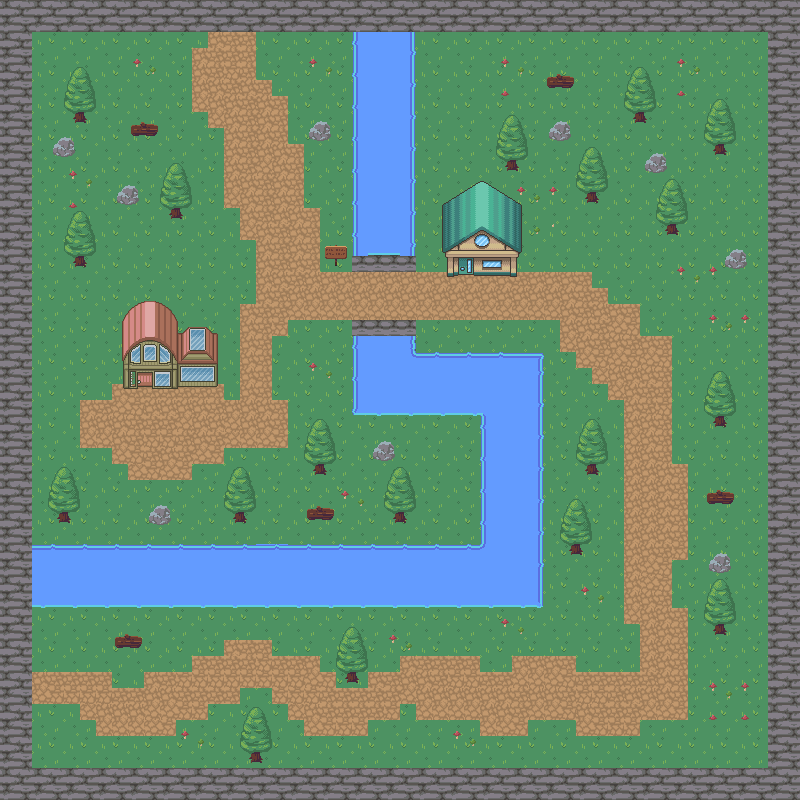

A level layout from a 2D game, rendered from its tile map. Below: a short description, then the map file with tile-grid data replaced by summaries:
An orthogonal 50x50 tile map with 16x16 px tiles, 6 tile layers (background, walls, water, decoration, ...), 2 tilesets and 32 objects (26x collision, player, enter_house, enter_house_exit, enter_house_2, ...).

<map version="1.5" tiledversion="1.6.0" orientation="orthogonal" renderorder="right-down" width="50" height="50" tilewidth="16" tileheight="16" infinite="0" nextlayerid="8" nextobjectid="44">
 <tileset firstgid="1" source="nature.tsx" />
 <tileset firstgid="721" source="house.tsx" />
 <layer id="1" name="background" width="50" height="50">
  <data>[2500 cells, 2500 non-empty, 17 distinct tile ids]</data>
 </layer>
 <layer id="2" name="walls" width="50" height="50">
  <data>[2500 cells, 388 non-empty, 5 distinct tile ids]</data>
 </layer>
 <layer id="3" name="water" width="50" height="50">
  <data>[2500 cells, 288 non-empty, 23 distinct tile ids]</data>
 </layer>
 <layer id="6" name="decoration" width="50" height="50">
  <data>[2500 cells, 289 non-empty, 24 distinct tile ids]</data>
 </layer>
 <layer id="4" name="path" width="50" height="50">
  <data>[2500 cells, 434 non-empty, 4 distinct tile ids]</data>
 </layer>
 <layer id="7" name="house" width="50" height="50">
  <data>[2500 cells, 91 non-empty, 91 distinct tile ids]</data>
 </layer>
 <objectgroup id="5" name="Objects">
  <object id="1" name="player" x="296" y="294">
   <point />
  </object>
  <object id="4" name="collision" type="collision" x="1" y="0" width="798" height="33" />
  <object id="5" name="collision" type="collision" x="0" y="34" width="31" height="767" />
  <object id="6" name="collision" type="collision" x="31" y="767" width="770" height="32" />
  <object id="7" name="collision" type="collision" x="770" y="34" width="29" height="733" />
  <object id="8" name="collision" type="collision" x="353" y="34" width="60" height="236" />
  <object id="9" name="collision" type="collision" x="354" y="321" width="60" height="93" />
  <object id="10" name="collision" type="collision" x="414" y="354" width="129" height="64" />
  <object id="11" name="collision" type="collision" x="481" y="419" width="59" height="189" />
  <object id="12" name="collision" type="collision" x="32" y="542" width="447" height="65" />
  <object id="17" name="collision" type="collision" x="327" y="262.5" width="18.75" height="3.5" />
  <object id="18" name="collision" type="collision" x="122.667" y="347.333" width="94.6667" height="39.6667" />
  <object id="22" name="collision" type="collision" x="447.333" y="208.667" width="69.6667" height="67.3333" />
  <object id="23" name="collision" type="collision" x="132.333" y="125.242" width="24" height="10.197" />
  <object id="25" name="collision" type="collision" x="119.333" y="190" width="18.3333" height="13.6667" />
  <object id="26" name="collision" type="collision" x="55" y="143.667" width="19.6667" height="13.3333" />
  <object id="27" name="collision" type="collision" x="310.5" y="125.5" width="20" height="17" />
  <object id="28" name="collision" type="collision" x="307.333" y="510" width="25.3333" height="9.33333" />
  <object id="29" name="collision" type="collision" x="150" y="510.667" width="19.3333" height="14.6667" />
  <object id="30" name="collision" type="collision" x="374" y="444.667" width="20.6667" height="16.6667" />
  <object id="31" name="collision" type="collision" x="548.667" y="76.6667" width="24" height="12" />
  <object id="32" name="collision" type="collision" x="549.333" y="126.667" width="21.3333" height="13.3333" />
  <object id="34" name="collision" type="collision" x="645.667" y="158" width="21.6667" height="15" />
  <object id="35" name="collision" type="collision" x="726.333" y="253.333" width="20" height="16" />
  <object id="36" name="collision" type="collision" x="115.667" y="637" width="25.6667" height="11.3333" />
  <object id="37" name="collision" type="collision" x="707.667" y="493" width="25.6667" height="12.6667" />
  <object id="38" name="collision" type="collision" x="711" y="557.667" width="19.6667" height="16.3333" />
  <object id="39" name="enter_house" x="136.909" y="371.636" width="15.8182" height="23.4545" />
  <object id="40" name="enter_house_exit" x="143.82" y="396.372">
   <point />
  </object>
  <object id="41" name="enter_house_2" x="458" y="257" width="16" height="30" />
  <object id="42" name="enter_house_exit_2" x="465.636" y="291.667">
   <point />
  </object>
  <object id="43" name="pannel" type="pannel" x="326.5" y="248.5" width="19.5" height="9.25" />
 </objectgroup>
</map>
